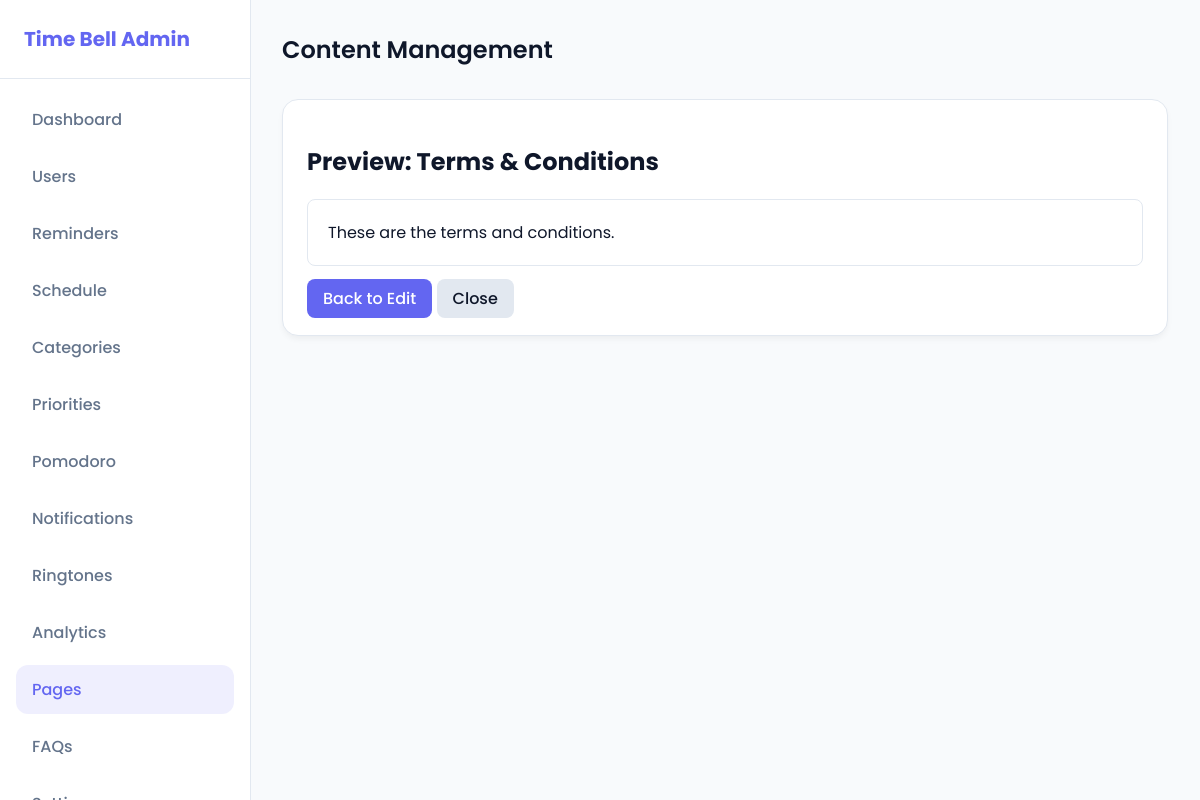
Page /admin/pages.php?preview=terms (signed in) on the committed database.
### tables this page shows
CREATE TABLE IF NOT EXISTS pages (
    slug VARCHAR(50) PRIMARY KEY,
    title VARCHAR(255) NOT NULL,
    content TEXT,
    updated_at TIMESTAMP DEFAULT CURRENT_TIMESTAMP ON UPDATE CURRENT_TIMESTAMP
);

### admin/pages.php (the view, shortened to what this page needs)
<?php
require_once '../api/db.php';
$preview = $_GET['preview'] ?? null;
$current_page = null;
if ($preview) {
    $stmt = $pdo->prepare("SELECT * FROM pages WHERE slug = ?");
    $stmt->execute([$preview]);
    $current_page = $stmt->fetch();
}
?>
<!DOCTYPE html>
<html lang="en">
<head>
    <link rel="stylesheet" href="style.css">
</head>
<body>
    <div class="sidebar">
        <div class="sidebar-header">Time Bell Admin</div>
        <div class="sidebar-nav">
            <a href="index.php">Dashboard</a>
            <a href="users.php">Users</a>
            <a href="reminders.php">Reminders</a>
            <a href="schedule.php">Schedule</a>
            <a href="categories.php">Categories</a>
            <a href="priorities.php">Priorities</a>
            <a href="pomodoro.php">Pomodoro</a>
            <a href="notifications.php">Notifications</a>
            <a href="ringtones.php">Ringtones</a>
            <a href="analytics.php">Analytics</a>
            <a href="pages.php" class="active">Pages</a>
            <a href="faqs.php">FAQs</a>
            <a href="settings.php">Settings</a>
        </div>
    </div>
    <div class="main-content">
        <div class="header">
            <h1>Content Management</h1>
        </div>
        <?php if ($preview && $current_page): ?>
            <div class="card">
                <h2>Preview: <?= htmlspecialchars($current_page['title']) ?></h2>
                <div class="preview-box">
                    <?= nl2br(htmlspecialchars($current_page['content'])) ?>
                </div>
                <div style="margin-top: 20px;">
                    <a href="pages.php?edit=<?= urlencode($current_page['slug']) ?>" class="btn btn-primary" style="text-decoration:none;">Back to Edit</a>
                    <a href="pages.php" class="btn" style="text-decoration:none; background:#E2E8F0; color:#0F172A;">Close</a>
                </div>
            </div>
        <?php endif; ?>
    </div>
</body>
</html>

### admin/style.css (style rules this page uses)
:root { --primary: #6366F1; --primary-hover: #4F46E5; --bg-color: #F8FAFC; --card-bg: #FFFFFF; --text-main: #0F172A; --text-muted: #64748B; --border: #E2E8F0; --danger: #EF4444; }
body { margin: 0; padding: 0; font-family: 'Poppins', sans-serif; background-color: var(--bg-color); color: var(--text-main); }
.sidebar { width: 250px; height: 100vh; background-color: var(--card-bg); border-right: 1px solid var(--border); position: fixed; top: 0; left: 0; display: flex; flex-direction: column; overflow-y: auto; }
.sidebar-header { padding: 24px; font-size: 20px; font-weight: 700; color: var(--primary); border-bottom: 1px solid var(--border); }
.sidebar-nav { display: flex; flex-direction: column; padding: 16px; gap: 8px; }
.sidebar-nav a { text-decoration: none; color: var(--text-muted); padding: 12px 16px; border-radius: 12px; font-weight: 500; transition: all 0.3s ease; }
.sidebar-nav a:hover, .sidebar-nav a.active { background-color: rgba(99, 102, 241, 0.1); color: var(--primary); }
.main-content { margin-left: 250px; padding: 32px; }
.header { display: flex; justify-content: space-between; align-items: center; margin-bottom: 32px; }
.header h1 { margin: 0; font-size: 24px; font-weight: 600; }
.card { background-color: var(--card-bg); border-radius: 16px; padding: 24px; border: 1px solid var(--border); box-shadow: 0 4px 6px -1px rgba(0, 0, 0, 0.05); }
.btn { padding: 8px 16px; border-radius: 8px; border: none; font-family: 'Poppins', sans-serif; font-weight: 500; cursor: pointer; transition: 0.3s; }
.btn-primary { background-color: var(--primary); color: white; }

### admin/pages.php (style rules this page uses)
.preview-box { border: 1px solid var(--border); padding: 20px; border-radius: 8px; background: #fff; margin-top: 20px; }

### rows in the picture
pages: title "Terms & Conditions", content "These are the terms and conditions."
